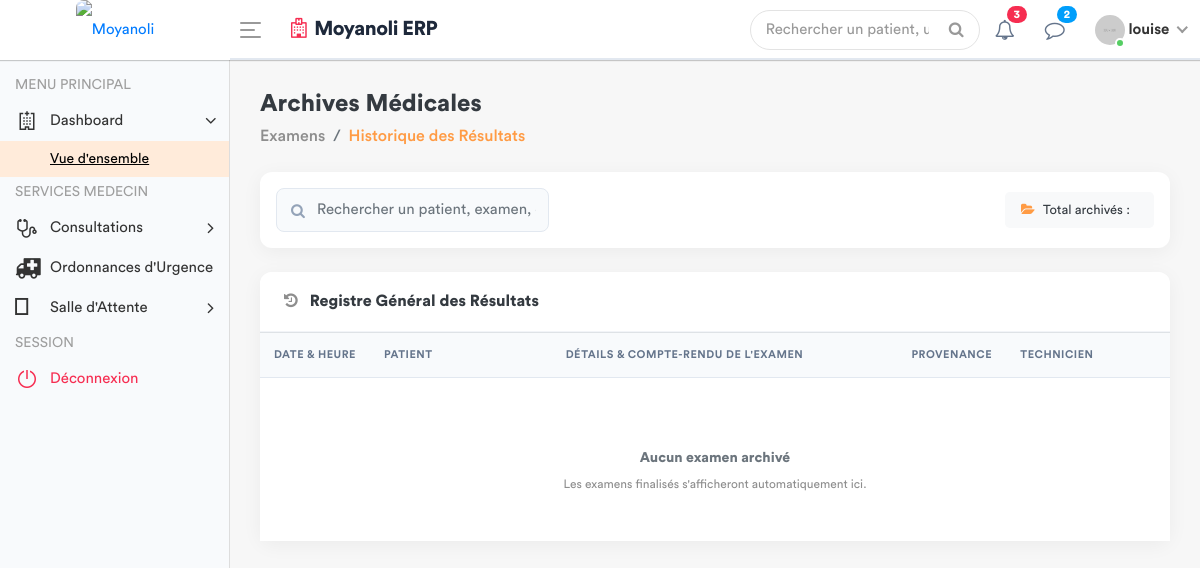
Page /examens/historique/ (signed in) on the earlier database version.
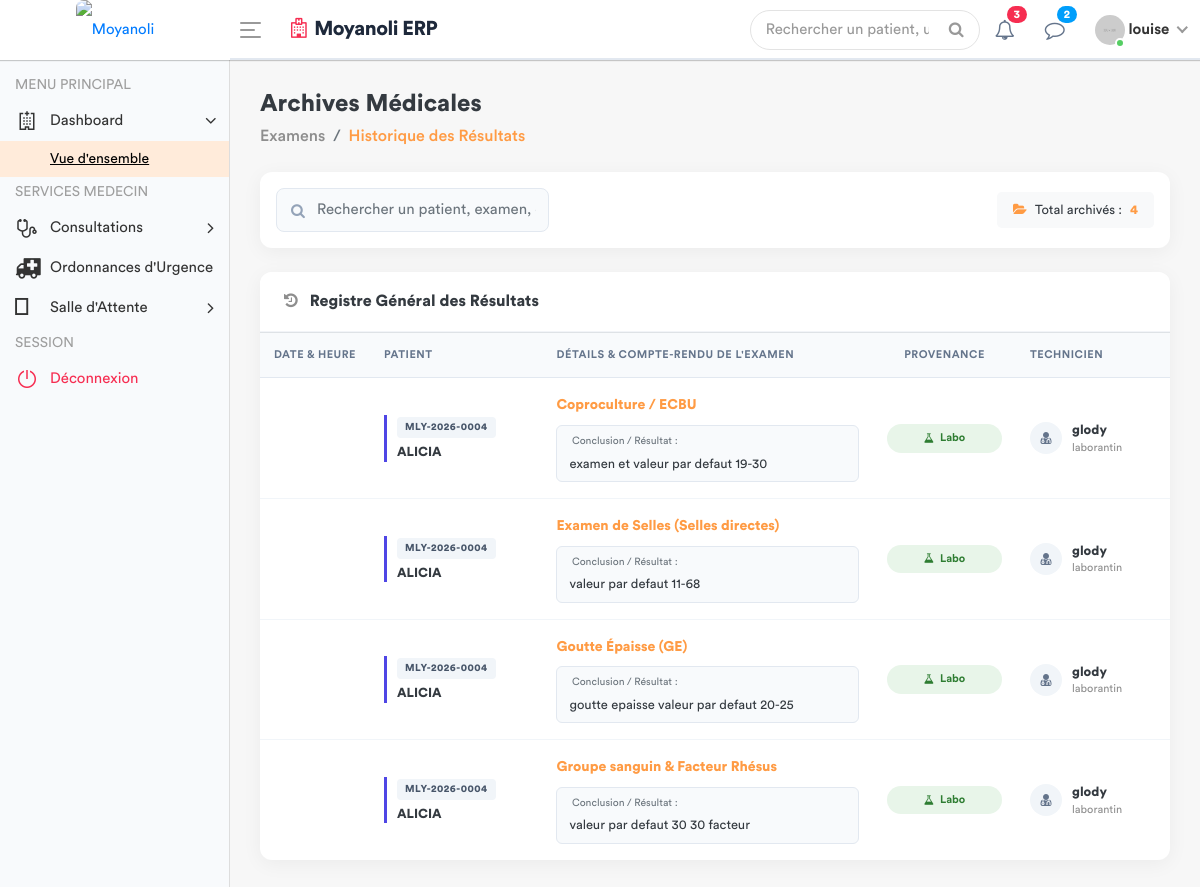
Same page on the later database version.
### apps/models.py (models this page shows, shortened)
class DemandeExamen(models.Model):
    STATUT = [
        ('EN_ATTENTE', 'En attente'),
        ('TERMINE', 'Terminé'),
        ('ANNULE', 'Annulé'),
    ]
    consultation = models.ForeignKey(Consultation, related_name='examens', on_delete=models.CASCADE)
    prestation = models.ForeignKey('Prestation', on_delete=models.PROTECT)
    indication = models.TextField(blank=True, help_text="Note du médecin pour le technicien")
    resultat = models.TextField(blank=True, null=True)
    image_resultat = models.ImageField(upload_to='resultats_examens/', blank=True, null=True)
    technicien = models.ForeignKey(settings.AUTH_USER_MODEL, related_name='examens_realises',
                                  on_delete=models.SET_NULL, null=True, blank=True)
    statut = models.CharField(max_length=20, choices=STATUT, default='EN_ATTENTE')
    date_demande = models.DateTimeField(default=timezone.now)
    date_realisation = models.DateTimeField(null=True, blank=True)
    quantite = models.PositiveIntegerField(default=1)

class Consultation(models.Model):
    triage = models.OneToOneField('SigneVital', db_index=True, on_delete=models.CASCADE)
    medecin = models.ForeignKey(settings.AUTH_USER_MODEL, on_delete=models.SET_NULL, null=True)
    motif_consultation = models.TextField(verbose_name="Motif")
    histoire_maladie = models.TextField(verbose_name="Histoire de la maladie")
    examen_physique = models.TextField(verbose_name="Examen physique")
    complement_d_anamnese = models.CharField(max_length=200, null=True)
    hypothese_diagnostique = models.TextField(verbose_name="Hypothèse diagnostique")
    date_creation = models.DateTimeField(default=timezone.now)

class SigneVital(models.Model):
    patient = models.ForeignKey(Patient, on_delete=models.CASCADE)
    temperature = models.DecimalField(max_digits=4, decimal_places=1)
    poids = models.DecimalField(max_digits=5, decimal_places=2)
    tension_arterielle = models.CharField(max_length=10)
    frequence_cardiaque = models.IntegerField()
    frequence_respiratoire = models.IntegerField(null=True, blank=True)
    saturation_oxygene = models.IntegerField(null=True, blank=True)
    date_prelevement = models.DateTimeField(default=timezone.now)
    infirmier = models.ForeignKey(User, on_delete=models.SET_NULL, null=True)
    est_consulte = models.BooleanField(default=False)

class Patient(models.Model):
    code_patient = models.CharField(max_length=20, unique=True, editable=False)
    noms = models.CharField(max_length=100)
    service = models.ForeignKey(
        Service,
        on_delete=models.PROTECT, # On empêche de supprimer un service s'il a des patients
        related_name='patients',
        null=True # Utile si tu as déjà des patients en base sans service
    )
    sexe = models.CharField(max_length=1, choices=[('M', 'Masculin'), ('F', 'Féminin')])
    age = models.CharField(max_length=30)
    adresse = models.TextField()
    telephone = models.CharField(max_length=20)
    fiche_payee = models.BooleanField(default=False)
    created_by = models.ForeignKey(User, on_delete=models.SET_NULL, null=True, related_name='patients_crees')
    date_creation = models.DateTimeField(auto_now_add=True)
    date_modification = models.DateTimeField(auto_now=True)

class Prestation(models.Model):
    CATEGORIES = [
        ('ADM', 'Administratif'),
        ('LABO', 'Laboratoire'),
        ('SOIN', 'Soins'),
        ('ECHO', 'Échographie'),
        ('RADIO', 'Radiologie'),
    ]
    libelle = models.CharField(max_length=200, verbose_name="Libellé")
    categorie = models.CharField(
        max_length=10,
        choices=CATEGORIES,
        verbose_name="Catégorie"
    )
    prix = models.DecimalField(
        max_digits=10,
        decimal_places=2,
        default=0.00,
        verbose_name="Prix (USD)"
    )
    valeur_normale = models.CharField(
        max_length=150,
        blank=True,
        null=True,
        verbose_name="Valeur Normale / Référence (Labo uniquement)",
        help_text="Ex: 70-110 mg/dl, Négatif, etc. Utilisé uniquement pour le Laboratoire."
    )
    class Meta:
        verbose_name = "Prestation"
        verbose_name_plural = "Prestations"

class Fonction(models.Model):
    fonctionKey = models.ForeignKey(Role, on_delete=models.SET_NULL, null=True)
    userKey     = models.ForeignKey(User, on_delete=models.SET_NULL, null=True, related_name='user_fonction')
    autorisation = models.CharField(max_length=30, default='oui')

class Role(models.Model):
    roleName = models.CharField(max_length = 30)

### apps/views.py (the view)
# urls.py: path('examens/historique/', views.historique_examens_view, name='historique_examens'),
@login_required
def historique_examens_view(request):
    examens_liste = DemandeExamen.objects.filter(
        statut='TERMINE'
    ).select_related(
        'consultation__triage__patient',  # Accès direct aux infos du patient
        'prestation',                     # Accès au prix et libellé de l'examen
        'technicien'                      # Accès à l'utilisateur qui a fait l'examen
    ).prefetch_related(
        'technicien__user_fonction__fonctionKey'  # Récupère la fonction et le rôle associé
    ).order_by('-date_realisation')
    elements_par_page = 10
    paginator = Paginator(examens_liste, elements_par_page)
    page_number = request.GET.get('page')
    try:
        historique_examens = paginator.get_page(page_number)
    except PageNotAnInteger:
        historique_examens = paginator.page(1)
    except EmptyPage:
        historique_examens = paginator.page(paginator.num_pages)
    role = Fonction.objects.filter(userKey=request.user).first()
    fonctionKey = role.fonctionKey.roleName if role else None
    context = {
        'historique_examens': historique_examens,  # Cet objet contient maintenant les méthodes de pagination (.has_next, etc.)
        'fonctionKey': fonctionKey
    }
    return render(request, 'back-end/examens/historique.html', context)

### apps/templates/back-end/examens/historique.html (shortened to what the changed rows need)
<!DOCTYPE html>
{% load static %}
<html lang="fr">
<head>
    {% include 'back-end/includes/css.html' %}
</head>
<body>
    <div class="main-wrapper">
        <div class="page-wrapper">
            <div class="content container-fluid">
                <div class="custom-card mb-4">
                    <div class="card-body p-3">
                        <div class="row align-items-center justify-content-between">
                            <div class="col-md-auto mt-3 mt-md-0">
                                <span class="d-inline-flex align-items-center bg-light text-dark font-weight-medium px-3 py-2 rounded-lg" style="gap: 8px; font-size: 13px;">
                                    <i class="fa fa-folder-open text-primary"></i>
                                    Total archivés : <strong class="text-primary">{{ historique_examens.paginator.count|default:historique_examens.count }}</strong>
                                </span>
                            </div>
                        </div>
                    </div>
                </div>
                <div class="custom-card mb-4">
                    <div class="card-body p-0">
                        <div class="table-responsive">
                            <table class="table table-hover mb-0" id="TableHistorique" width="100%">
                                <thead>
                                    <tr>
                                        <th style="width: 12%;">Date & Heure</th>
                                        <th style="width: 20%;">Patient</th>
                                        <th style="width: 38%;">Détails & Compte-rendu de l'Examen</th>
                                        <th style="width: 12%;" class="text-center">Provenance</th>
                                        <th style="width: 18%;">Technicien</th>
                                    </tr>
                                </thead>
                                <tbody>
                                    {% for examen in historique_examens %}
                                    <tr>
                                        <td class="align-middle">
                                            <small class="text-muted"> {{ examen.date_realisation|date:"H:i" }}</small>
                                        </td>
                                        <td class="align-middle">
                                            <div class="patient-box">
                                                <span class="patient-code d-inline-block mb-1">{{ examen.consultation.triage.patient.code_patient }}</span>
                                                <span class="d-block text-uppercase font-weight-bold text-dark" style="font-size: 13px;">{{ examen.consultation.triage.patient.noms }}</span>
                                            </div>
                                        </td>
                                        <td class="align-middle">
                                            <div class="mb-2">
                                                <span class="font-weight-bold text-primary" style="font-size: 14px;">
                                                    {{ examen.prestation.libelle }}
                                                </span>
                                            </div>
                                            <div class="result-preview-box">
                                                {% if examen.resultat %}
                                                    <div class="font-weight-semibold text-secondary small mb-1"> Conclusion / Résultat :</div>
                                                    <span class="text-dark">{{ examen.resultat|linebreaksbr }}</span>
                                                {% else %}
                                                    <span class="text-muted italic small"><i class="fa fa-exclamation-circle"></i> Aucun texte ou résultat enregistré.</span>
                                                {% endif %}
                                            </div>
                                        </td>
                                        <td class="align-middle text-center">
                                            {% if examen.prestation.categorie == 'LABO' %}
                                                <span class="service-badge bg-labo">
                                                    <i class="fa fa-flask"></i> Labo
                                                </span>
                                            {% elif examen.prestation.categorie == 'RADIO' %}
                                                <span class="service-badge bg-radio">
                                                    <i class="fa fa-radiation"></i> Radio
                                                </span>
                                            {% elif examen.prestation.categorie == 'ECHO' %}
                                                <span class="service-badge bg-echo">
                                                    <i class="fa fa-wave-square"></i> Écho
                                                </span>
                                            {% else %}
                                                <span class="badge badge-light border text-muted py-2 px-3 rounded-pill">
                                                    {{ examen.prestation.categorie|default:"Autre" }}
                                                </span>
                                            {% endif %}
                                        </td>
                                        <td class="align-middle">
                                            <div class="user-avatar-info">
                                                <div class="user-icon-circle">
                                                    <i class="fa fa-user-md"></i>
                                                </div>
                                                <div>
                                                    <span class="d-block font-weight-bold text-dark" style="font-size: 13px;">
                                                        {{ examen.technicien.get_full_name|default:examen.technicien.username }}
                                                    </span>
                                                    {% with affectation=examen.technicien.user_fonction.first %}
                                                        {% if affectation %}
                                                            <small class="text-muted d-block" style="font-size: 11px;">
                                                                {{ affectation.fonctionKey.roleName }}
                                                            </small>
                                                        {% endif %}
                                                    {% endwith %}
                                                </div>
                                            </div>
                                        </td>
                                    </tr>
                                    {% empty %}
                                    <tr>
                                        <td colspan="5" class="text-center py-5 bg-white">
                                            <div class="text-muted">
                                                <h5 class="font-weight-bold text-secondary">Aucun examen archivé</h5>
                                                <p class="mb-0 text-muted small">Les examens finalisés s'afficheront automatiquement ici.</p>
                                            </div>
                                        </td>
                                    </tr>
                                    {% endfor %}
                                </tbody>
                            </table>
                        </div>
                    </div>
                </div>
            </div>
        </div>
    </div>
</body>
</html>

Differences in the rows shown:
now on this page (row edited): DemandeExamen: consultation.triage.patient.code_patient "MLY-2026-0004", consultation.triage.patient.noms "ALICIA", prestation.libelle "Coproculture / ECBU", resultat "examen et valeur par defaut 19-30", shows "Labo", technicien.get_full_name "glody", technicien.user_fonction.first.fonctionKey.roleName "laborantin"
now on this page (row edited): DemandeExamen: consultation.triage.patient.code_patient "MLY-2026-0004", consultation.triage.patient.noms "ALICIA", prestation.libelle "Examen de Selles (Selles directes)", resultat "valeur par defaut 11-68", shows "Labo", technicien.get_full_name "glody", technicien.user_fonction.first.fonctionKey.roleName "laborantin"
now on this page (row edited): DemandeExamen: consultation.triage.patient.code_patient "MLY-2026-0004", consultation.triage.patient.noms "ALICIA", prestation.libelle "Goutte Épaisse (GE)", resultat "goutte epaisse valeur par defaut 20-25", shows "Labo", technicien.get_full_name "glody", technicien.user_fonction.first.fonctionKey.roleName "laborantin"
now on this page (row edited): DemandeExamen: consultation.triage.patient.code_patient "MLY-2026-0004", consultation.triage.patient.noms "ALICIA", prestation.libelle "Groupe sanguin & Facteur Rhésus", resultat "valeur par defaut 30 30 facteur", shows "Labo", technicien.get_full_name "glody", technicien.user_fonction.first.fonctionKey.roleName "laborantin"
Other differences:
{{ historique_examens.paginator.count|default:historique_examens.count }}: (not shown) → "4"
text no longer shown: "Aucun examen archivé Les examens finalisés s'afficheront automatiquement ici."
